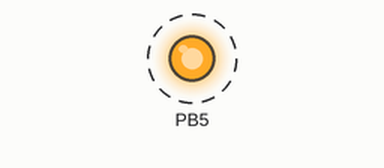
Simulated run of this program. Board: ATmega328P, built with avr-gcc and emulated at 16 MHz. On the bench: output pins drawn as LEDs (lit = HIGH). Dashed ring = blinking.

Above: at 0.2 s.
Timing chart, 0 to 3.0 s (numbered marks = the images above):
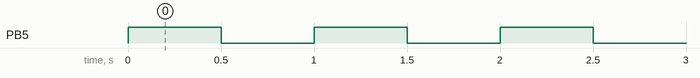

The program:

main.c
```c
#include <avr/io.h>
#include <util/delay.h>

int main (){
	DDRB |= _BV(DDB5);			// Describe The PB5 to become output. This line is equal to (1<<DDB5) or 0b00100000

	while(1){					// Loop forever
		PORTB |= _BV(PORTB5);	// Set PORTB on PB5 to 1. This line is equal to (1<<PORTB5) or 0b00100000

		_delay_ms (500);		// delay for 500 ms

		PORTB &= ~_BV(PORTB5);	// set PORTB &= inverse(1<<PORTB5)

		_delay_ms(500);			// delay for 500 ms
	}
	return 0;
}
```

Measured:
- by itself, PB5: alternates HIGH for 0.50 s and LOW for 0.50 s
